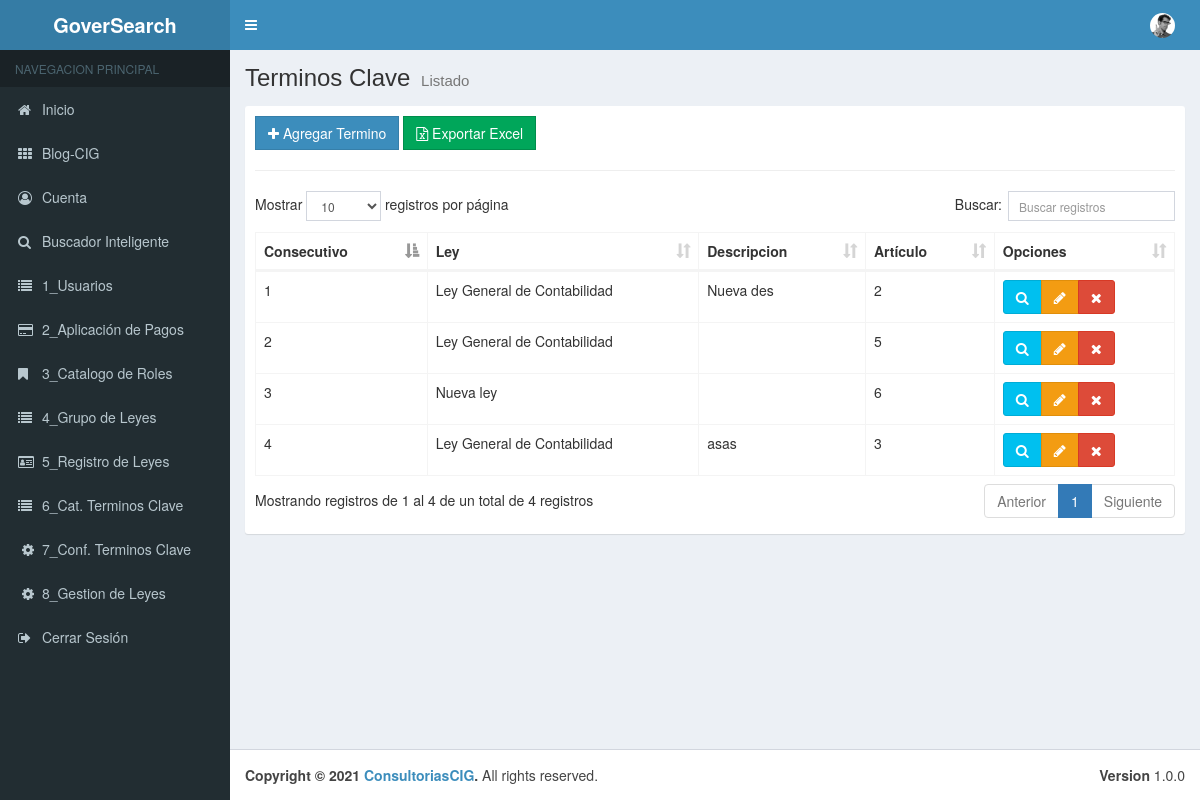
Screenshot of /00_Menu/cTer_Clave with the database file from the repository.
### tables this page shows
CREATE TABLE `tbl_ter_clave` (
  `pk_Datos_ley` int(11) NOT NULL,
  `Termino_Clave_pk` int(11) NOT NULL,
  `Ley_pk` int(11) NOT NULL,
  `Articulo` int(11) NOT NULL,
  `Descripcion` varchar(100) DEFAULT NULL,
  `Estado` bit(1) NOT NULL
);

CREATE TABLE `tbl_leyes` (
  `pk_Datos_Ley` int(11) NOT NULL,
  `Nombre_de_Ley` varchar(50) NOT NULL,
  `Grupo_pk` int(11) NOT NULL,
  `Estado` bit(1) NOT NULL
);

### application/controllers/00_Menu/cTer_Clave.php (called while the page is built, shortened)
<?php
class cTer_Clave extends CI_Controller {
	public function __construct(){
		$this->load->model("Ter_Clave_Model");
		$this->load->model("Claves_Model");
		$this->load->model("Reg_Leyes_Model");
	}
	public function index()
	{
		$data = array(
			'terminos' =>$this->Ter_Clave_Model->getTermino(),
	   );
		$this->load->view("layouts/header");
		$this->load->view("layouts/aside");
		$this->load->view("admin/01_Menu/vTer_Clave/list", $data);
		$this->load->view("layouts/footer");
	}
}

### index.php (called while the page is built, shortened)
<?php
require_once BASEPATH.'core/CodeIgniter.php';

### application/models/Ter_Clave_Model.php (called while the page is built, shortened)
<?php
class Ter_Clave_Model extends CI_Model {
    public function getTermino(){
        $this->db->select("t.* ,c.Termino_Clave as termino");
        $this->db->select("t.* ,l.Nombre_de_Ley as ley");
        $this->db->from("tbl_ter_clave t");
        $this->db->join("tbl_claves c", "t.Termino_Clave_pk = c.pk_Ter_Clave");
        $this->db->join("tbl_leyes l", "t.Ley_pk = l.pk_Datos_Ley");
        $this->db->where("t.Estado","1");
        $resultados = $this->db->get();
        return $resultados->result();
    }
}

### application/views/admin/01_Menu/vTer_Clave/list.php (the view)
<div class="content-wrapper">
    <section class="content-header">
        <h1>
        Terminos Clave
        <small>Listado</small>
        </h1>
    </section>
    <section class="content">
        <div class="box box-solid">
            <div class="box-body">
                <div class="row">
                        <div class="col-md-12">
                            <a href="<?php echo base_url();?>00_Menu/cTer_Clave/add" class="btn btn-primary btn-flat"><span class="fa fa-plus"></span> Agregar Termino</a>
                            <a href="<?php echo base_url();?>00_Menu/cReg_Leyes/add" class="btn btn-success btn-flat"><span class="fa fa-file-excel-o"></span> Exportar Excel</a>
                        </div>
                    </div>
                    <hr>
                    <div class="row">
                        <div class="col-md-12">
                            <table id="example1" class="table table-bordered table-hover">
                                <thead>
                                <tr>
                                    <th>Consecutivo</th>
                                    <th>Ley</th>
                                    <th>Descripcion</th>
                                    <th>Artículo</th>
                                    <th>Opciones</th>
                                    </tr>
                                </thead>
                                <tbody>
                                    <?php if(!empty($terminos)):?>
                                        <?php foreach($terminos as $termino):?>
                                            <tr>
                                                <td><?php echo $termino->pk_Datos_ley;?></td>
                                                <td><?php echo $termino->ley;?></td>
                                                <td><?php echo $termino->Descripcion;?></td>
                                                <td><?php echo $termino->Articulo;?></td>
                                                <td>
                                                    <div class="btn-group">
                                                        <button type="button" class="btn btn-info btn-view" data-toggle="modal" data-target="#modal-default" value="<?php echo $termino->pk_Datos_ley;?>">
                                                            <span class="fa fa-search"></span>
                                                        </button>
                                                        <a href="<?php echo base_url()?>00_Menu/cTer_Clave/edit/<?php echo $termino->pk_Datos_ley;?>" class="btn btn-warning btn-flat"><span class="fa fa-pencil"></span></a>
                                                        <a href="<?php echo base_url();?>00_Menu/cTer_Clave/delete/<?php echo $termino->pk_Datos_ley;?>" class="btn btn-danger btn-remove"><span class="fa fa-remove"></span></a>
                                                    </div>
                                                </td>
                                            </tr>
                                        <?php endforeach;?>
                                    <?php endif;?>
                                </tbody>
                            </table>
                        </div>
                    </div>
            </div>
        </div>
    </section>
</div>

### rows the page displays
tbl_ter_clave: pk_Datos_ley "1", Ley_pk.Nombre_de_Ley "Ley General de Contabilidad", Descripcion "Nueva des", Articulo "2"
tbl_ter_clave: pk_Datos_ley "2", Ley_pk.Nombre_de_Ley "Ley General de Contabilidad", Articulo "5"
tbl_ter_clave: pk_Datos_ley "3", Ley_pk.Nombre_de_Ley "Nueva ley", Articulo "6"
tbl_ter_clave: pk_Datos_ley "4", Ley_pk.Nombre_de_Ley "Ley General de Contabilidad", Descripcion "asas", Articulo "3"
